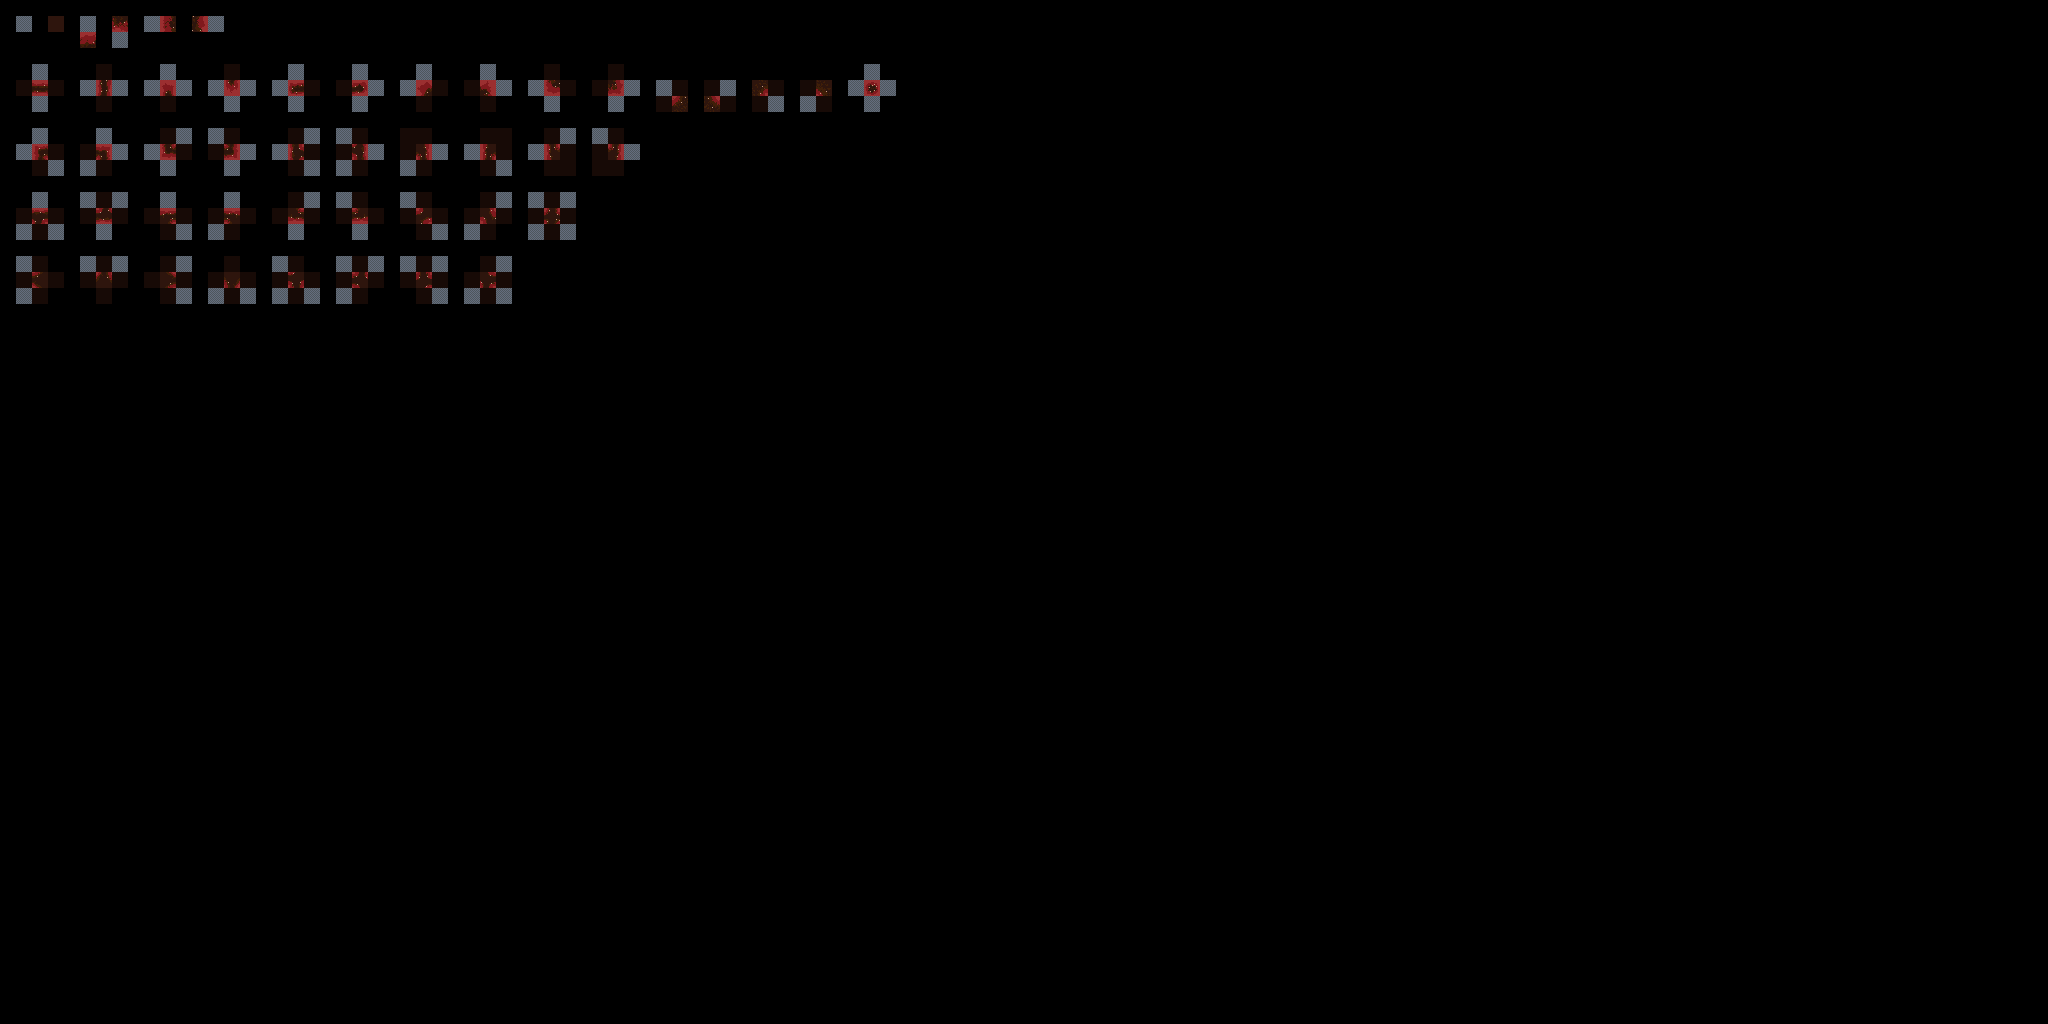

Below is a game level as drawn by its tile map, then a one-line description and the .tmx that defines it (tile-layer data replaced by summaries):
An orthogonal 128x64 tile map with 16x16 px tiles, 2 tile layers (input_prototype, output_terrain).

<map version="1.10" tiledversion="1.11.0" orientation="orthogonal" renderorder="right-down" width="128" height="64" tilewidth="16" tileheight="16" infinite="0" nextlayerid="3" nextobjectid="1">
 <tileset firstgid="1" source="../russet_grove_tileset.tsx" />
 <layer id="1" name="input_prototype" width="128" height="64" opacity="0.5">
  <data>[8192 cells, 268 non-empty, 2 distinct tile ids]</data>
 </layer>
 <layer id="2" name="output_terrain" width="128" height="64">
  <data>[8192 cells, 48 non-empty, 48 distinct tile ids]</data>
 </layer>
</map>
